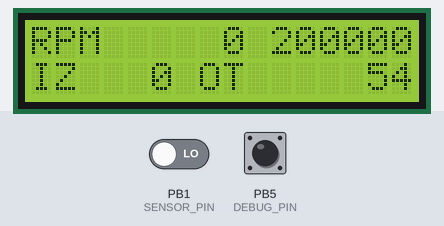
Simulated run of this sketch. Board: ATtiny85, built with avr-gcc and run on an emulated ATtiny85. On the bench: 16×2 character LCD. The inputs (shaded band) are chosen by the test bench; at power-on: PB5 (DEBUG_PIN) HIGH, PB1 (SENSOR_PIN) LOW.

Above: at 4.3 s.
4.4 s: PB5 (DEBUG_PIN) pulled LOW for 3.2 s
At 4.8 s:
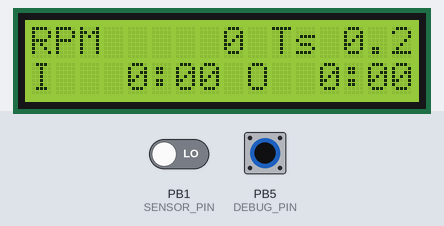
8.2 s: PB1 (SENSOR_PIN) driven HIGH
At 8.35 s:
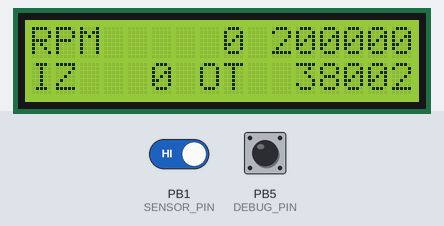
9.7 s: PB5 (DEBUG_PIN) pulled LOW for 0.15 s
At 10.21 s:
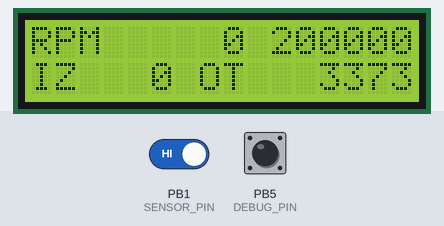
10.4 s: PB1 (SENSOR_PIN) driven LOW
At 10.68 s:
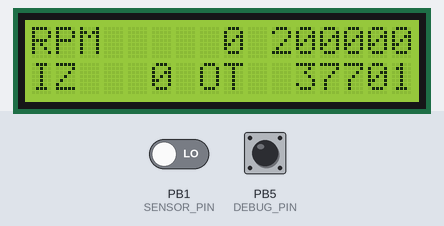
Timing chart, 0 to 13.0 s (numbered marks = the images above; inputs shaded):
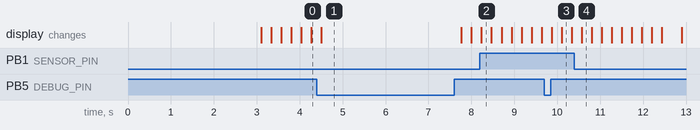

The sketch:

oborotyNarabotka.ino
```cpp
/*
	OborotyNarabotka

	Считает обороты в минуту вращающегося вала мотора с помощью диска с
	прорезями/сверлениями и оптического датчика. Также выполняет подсчёт
	наработки мотора.

	На ATTtny85 программа выдаёт около 80k отсчётов в секунду. Для уверенного
	измерения оборотов необходимо 3-4 отсчёта на каждое состояние(прорезь/диск),
	поэтому максимальное число состояний в секунду 20k-27k. Для 24k оборотов
	вала мотора, 400 оборотов в секунду, имеем максимум в 34( (27000/400)/2 )
	прорези на диске.

	Для получения минимального количества прорезей нужно определиться с
	приемлемой погрешностью на минимальных измеряемых оборотах в заданном периоде
	сэмплирования(SMPLNG_PRD). Допустим, минимальные обороты в минуту 1k5, период
	сэмплирования 0.3с и погрешность измерения 0.5%. Оборотов в секунду - 25,
	оборотов за период сэмплирования - 7.5, погрешность - 0.0375 оборота.
	Погрешность соответствует одному(двум?) состояниям за период сэмплирования,
	соответственно:
	0.0375 * 2 * <число_прорезей> = 1
	<число_прорезей> = 1 / 0.075 = 13.(3)
	DISK_HLS = 14

	Если берём период сэмплирования 1с, погрешность - 0,125 оборота:
	0.125 * 2 * <число_прорезей> = 1
	<число_прорезей> = 1 / 0.25 = 4
	DISK_HLS = 4

	Для измерения оборотов мотора подсчитываются полные(!) смены состояний,
	поэтому реальный период сэмплирования будет меньше заданного, особенно на
	низких оборотах и малом числе прорезей/сверлений на диске.

	Наработка считается, если обороты мотора превышают заданное значение
	RPM_LIMIT. Посчитанная наработка сбрасывается, если длительность останова
	превысила заданное значение ZERO_BRK.

	Результаты отображаются на ЖКД-дисплеи типоразмера 1602 подключенного по
	протоколу i2c. Длительность выведения результатов на ATtiny85 около 1/3
	секунды.

	Если на ATtiny85 отключить функцию сброса МК(НЕ рекомендуется!!!) на пине PB5,
	то вместо наработки, при замыкании(?) этого пина на землю будет отображаться
	отладочная информация: учтённая длительность сэмплирования, количество полных
	смен состояния, общее количество отсчётов за период сэмплирования.

	kfmut, 2021г
	Лицензия: Creative Commons Zero v1.0 Universal
*/

/*
	НАСТРОЙКИ
*/

// пин датчика состояния
#define SENSOR_PIN PB1
// пин вывода отладки
#define DEBUG_PIN PB5
// длительность сэмплирования в 1/10-ых секунды( 2 = 1/5сек, 10 = 1сек и т.д.)
#define SMPLNG_PRD 2
// количество прорезей в диске
#define DISK_HLS 12
// максимальная длительность останова до сброса наработки, минут
#define ZERO_BRK 15
// максимальные обороты останова
#define RPM_LIMIT 100
// i2c-адрес ЖК-дисплея
#define I2C_ADDR 0x00

/*
	ДАЛЬШЕ НИЧЕГО НЕ МЕНЯТЬ!
	ДАЛЬШЕ НИЧЕГО НЕ МЕНЯТЬ!!
	ДАЛЬШЕ НИЧЕГО НЕ МЕНЯТЬ!!!
*/

// библиотека для работы с ЖКД
#include "Adafruit_LiquidCrystal.h"

// состояние отладочного пина для вывода отладочной информации
const uint8_t debugON = HIGH; //LOW;
// состояние отладочного пина для вывода рабочей информации
const uint8_t debugOFF = LOW; //HIGH;
// заданная длительность сэмплирования в миллисекундах
const uint16_t smplngPrdConst = SMPLNG_PRD * 100;
// заданная длительность останова в миллисекундах
const uint32_t zeroBrkConst = ZERO_BRK * 60000;
// константа для подсчёта оборотов
const float diskCrrctr = 60000000 / DISK_HLS;

// состояния работы МК
// начало цикла сэмлирования
#define FR_START 1
// сэмплирование
#define FR_SMPLNG 2
// отображение результатов
#define FR_DSPLY 3
// текущее состояние
uint8_t curState = FR_START;

// время начала сэмплирования, мсек
uint32_t smplStrtTm = 0;
// время окончания сэмплирования, мсек
uint32_t smplEndTm = 0;
// время первого учитываемого изменения состояния, мксек
uint32_t firstChangeTm = 0;
// время последнего учитываемого изменения состояния, мксек
uint32_t lastChangeTm = 0;
// признак, что текущие изменения состояния датчика является первым учитываемым
uint8_t firstChange = true;
// первое учитываемое состояние
uint8_t firstChangeState = HIGH;
// наработка мотора, накопленная часть, мсек
uint32_t nrbtkSB = 0;
// время начала крайнего цикла учёта наработки мотора, мсек
uint32_t nrbtkSBLastCycl = 0;
// время начала крайней остановки мотора, мсек
uint32_t nrbtkMtrStop = 0;
// общее число отсчётов в одном периоде сэмплирования
uint32_t cntrCntr = 0;
// число учитываемых переходов между секторами в текущем цикле сэмплирования
uint16_t changesCntr = 0;
// текущее состояние датчика
uint8_t sensorState = HIGH;
// предыдущее состояние датчика
uint8_t sensorStatePrv = sensorState;

// строка для формирования вывода на дисплей
char * str;
// длина строки для чепяти на дисплей
const size_t strBufLen = 17;

// объект для работы с ЖКД
Adafruit_LiquidCrystal lcd( I2C_ADDR );

/* Обявления функций */
void lcdPrintStr( const uint8_t, const uint8_t, const char * );
static void frStartHandler();
static void frSmplngHandler();
static void frDsplyHandler();
void frErrorHandler( const bool );

// готовимся к работе
void setup(){
	// выделяем память для строки
	str = ( char * )malloc( strBufLen );
	str[ 0 ] = 0;

	// готовим пины
	pinMode( SENSOR_PIN, INPUT );
	pinMode( DEBUG_PIN, INPUT_PULLUP );

	// ЖКД
	lcd.begin(16, 2);

	// рисуем заставку программульки
	lcd.clear();
	lcd.setBacklight(HIGH);
	frErrorHandler( false );
	delay( 3000 );
	lcd.clear();

	// ругаемся если был задан нулевой период сэмплирования
	if( !smplngPrdConst )
		frErrorHandler( true );
	}

// выводим строку на ЖКД
// row - номер строки для вывода, отсчёт от 1
// column - номер столбца для вывода, отсчёт от 1
// str - строка для вывода
void lcdPrintStr( const uint8_t row, const uint8_t column, const char * str ){
	// проверяем аргументы
	if( str == NULL || row < 1 || row > 2 || column < 1 || column > 16 )
		return;

	// бегунки
	/*uint8_t xLcd = column - 1;
	uint8_t i = 0;
	// выводим либо до конца строки, либо до конца дисплея
	while( xLcd < 16 && str[ i ] != 0 ){
		lcd.setCursor( xLcd, row - 1 );
		lcd.write( str[ i ] );
		xLcd++;
		i++;
		}*/
	lcd.setCursor( column - 1, row - 1 );
	lcd.print( str );
	}

// обработчик состояния "начало сэмплирования"
void frStartHandler(){
	// сбрасываем счётчики
	changesCntr = 0;
	cntrCntr = 0;
	firstChange = true;
	firstChangeTm = 0;
	lastChangeTm = 0;
	// переходим в состояние "сэмплирование"
	curState = FR_SMPLNG;
	// запоминаем время начала сэмплирования
	smplStrtTm = millis();
	// получаем исходное состояние датчика
	sensorState = digitalRead( SENSOR_PIN );
	sensorStatePrv = sensorState;
	}

// обработчик состояния "сэмплирование"
void frSmplngHandler(){
	// запоминаем время окончания сэмплирования
	smplEndTm = millis();
	uint32_t changeTm = micros();

	// проверяем не превысили ли мы заданный период сэмплирования
	if( smplEndTm - smplStrtTm >= smplngPrdConst ){
		// если превысили, то переходим к отображению результатов
		curState = FR_DSPLY;
		return;
		}

	// если ещё считаем, то получаем состояние датчика
	sensorState = digitalRead( SENSOR_PIN );

	// смотрим был ли переход между секторами
	if( sensorState != sensorStatePrv ){
		// ...если был, то запоминаем предыдущее состояние датчика
		sensorStatePrv = sensorState;

		// если у нас не первая смена и она учитываемая
		if( !firstChange && sensorState == firstChangeState ){
			// ...запоминаем время и учитываем смену
			lastChangeTm = changeTm;
			changesCntr++;
			}

		// если же первая смена
		if( firstChange ){
			// ...то запоминаем время смены и первое состояние
			firstChangeTm = changeTm;
			firstChangeState = sensorState;
			firstChange = false;
			}
		}

	// считаем отсчёты
	cntrCntr++;
	}

// отображение времени на ЖКД
// row - номер строки для вывода, отсчёт от 1
// column - номер столбца для вывода, отсчёт от 1
// format - формат строки для вывода
// timeStamp - метка времени для вывода
// majorD - делитель для старших длительностей
// minorD - делитель для младших длительностей
void displayTime( const uint8_t row, const uint8_t column, const char * format,
		const uint32_t timeStamp, const uint8_t majorD, const uint16_t minorD ){
	// всего младших длительностей
	uint16_t tsS = timeStamp / minorD;
	// остатки младших длительностей
	uint8_t tsM = tsS % majorD;
	// целые старшие длительности
	tsS /= majorD;
	// получаем строку
	snprintf( str, strBufLen, format, tsS, tsM );
	// выводим на экран
	lcdPrintStr( row, column, str );
	}

// обработчик состояния "отображение результатов"
void frDsplyHandler(){
	// реальное время сэмплирования
	uint32_t actualPrd = 0;
	// проверяемся, что не переполнился счётчик микросекунд, каждые 70 минут
	if( lastChangeTm > firstChangeTm )
		actualPrd = lastChangeTm - firstChangeTm;
	// считаем обороты в секунду в закончившемся цикле сэмплирования
	uint16_t rpm = 0;

	if( actualPrd )
		rpm = trunc( ( ( float )changesCntr / actualPrd ) * diskCrrctr );
	else
		actualPrd = ( uint32_t )smplngPrdConst * 1000;

	// выводим на ЖКД обороты
	snprintf( str, strBufLen, "RPM %5u", rpm );
	lcdPrintStr( 1, 1, str );

	// отображаем период сэмплирования
	uint8_t debugState = digitalRead( DEBUG_PIN );

	if( debugState == debugOFF )
		displayTime( 1, 10, " Ts %1u.%1u", smplngPrdConst, 10, 100 );

	// в отладке выводим реальное время сэмплирования
	if( debugState == debugON ){
		snprintf( str, strBufLen, "%7lu", actualPrd );
		lcdPrintStr( 1, 10, str );
		}

	// учитывем наработку мотора
	// если обороты выше заданного порога
	if( rpm >= RPM_LIMIT ){
		// ..то смотрим, это у нас первый цикл с работающим мотором или нет
		if( nrbtkSBLastCycl == 0 ){
			// если первый, то запоминаем время начала работы мотора
			nrbtkSBLastCycl = smplStrtTm;
			// и сбраысваем время начала крайней остановки мотора
			nrbtkMtrStop = 0;
			}
		}
	else{
		// ...а если меньше, то смотрим, это у нас первый цикл с остановкой или нет
		if( nrbtkSBLastCycl != 0){
			// если первый, то к накопленной наработе плюсуем текущую
			nrbtkSB += smplStrtTm - nrbtkSBLastCycl;
			// обнуляем время начала текущего цикла наработки
			nrbtkSBLastCycl = 0;
			// запоминаем время начала остановки
			nrbtkMtrStop = smplStrtTm;
			}
		}

	// выводим наработку и длительность остановки мотора
	// времянка
	uint32_t tmpUL = 0;

	// накопленная наработка
	tmpUL = nrbtkSB;
	// если в этом цикле сэмплирования работал
	if( nrbtkSBLastCycl )
		// ...то плюсуем наработку этого цикла к накопленной
		tmpUL += smplEndTm - nrbtkSBLastCycl;

	// выводим наработку
	if( debugState == debugOFF )
		displayTime( 2, 1, "I %3u:%02u", tmpUL, 60, 1000 );

	// длительность останова
	tmpUL = 0;
	// если стоим...
	if( nrbtkMtrStop ){
		// ...то считаем длительность от последней даты сэмплирования
		tmpUL = smplEndTm - nrbtkMtrStop;
		// если превысили максимальную длительность останова
		if( tmpUL >= zeroBrkConst ){
			// ...то обнуляемся
			nrbtkSB = 0;
			nrbtkSBLastCycl = 0;
			nrbtkMtrStop = 0;
			}
		}

	// выводим длительность останова
	if( debugState == debugOFF )
		displayTime( 2, 9, " O %2u:%02u", tmpUL, 60, 1000 );

	// в отладке выводим количество изменений состояния датчика и число отсчётов
	// за период сэмплирования
	if( debugState == debugON ){
		snprintf( str, strBufLen, "IZ%4u OT%7lu", changesCntr, cntrCntr );
		lcdPrintStr( 2, 1, str );
		}

	// после отображения результатов начинаем новый цикл сэмплирования
	curState = FR_START;
	}

// обработчик ошибки
void frErrorHandler( const bool error = true ){
	// хвалимся
	lcdPrintStr(1, 1, "OborotyNarabotka" );
	lcdPrintStr(2, 1, "  by kfmut '21" );

	// привлекаем внимание если что
	while( error ){
		lcd.setBacklight( LOW );
		delay( 500 );
		lcd.setBacklight( HIGH );
		delay( 500 );
		}
	}

// основной цикл работы МК
void loop() {
	// смотрим текущее состояние
	switch( curState ){
		// начало сэмплирования
		case FR_START:
			frStartHandler();
			break;
		// сэмплирование
		case FR_SMPLNG:
			frSmplngHandler();
			break;
		// отображение результатов
		case FR_DSPLY:
			frDsplyHandler();
			break;
		// ошибко!!!
		default:
			frErrorHandler();
		}
	}
```

Measured:
- after the input at 4.4 s, the display: changes after 0.10 s (image 1)
- after the input at 9.7 s, the display: first changes after 0.17 s (image 3 shows a later state)
